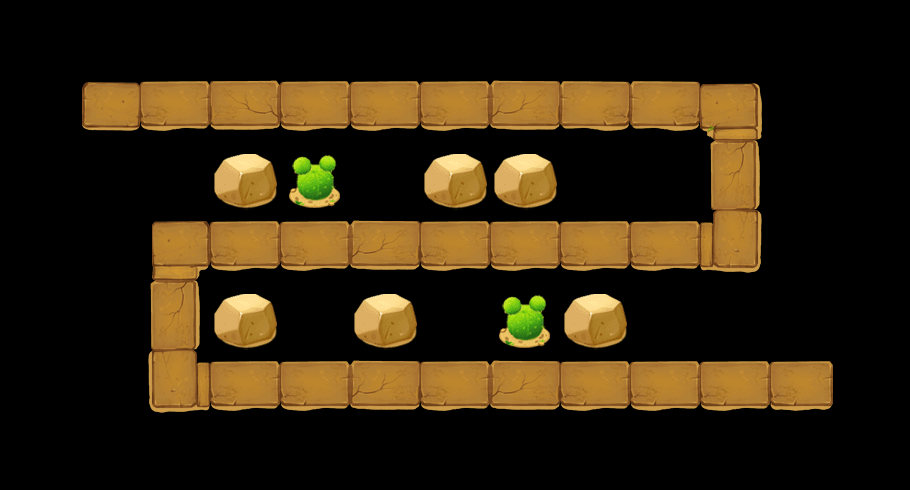

Rendered tile map (Tiled .tmx) drawn with the repository's tilesets; below, a short description and the map source with its tile grids summarised:
An orthogonal 13x7 tile map with 70x70 px tiles, 2 tile layers (content, things) and 9 objects (way1_0, way1_1, way1_2, way1_3, way1_4, ...).

<map version="1.0" orientation="orthogonal" renderorder="right-down" width="13" height="7" tilewidth="70" tileheight="70" nextobjectid="11">
 <tileset firstgid="1" name="theme3Tiles" tilewidth="70" tileheight="70" spacing="2" margin="2">
  <image source="theme1Tiles.png" width="512" height="512" />
  <tile id="4">
   <properties>
    <property name="thingIdx" value="303" />
   </properties>
  </tile>
  <tile id="6">
   <properties>
    <property name="thingIdx" value="107" />
   </properties>
  </tile>
  <tile id="7">
   <properties>
    <property name="thingIdx" value="401" />
   </properties>
  </tile>
  <tile id="9">
   <properties>
    <property name="thingIdx" value="206" />
   </properties>
  </tile>
  <tile id="10">
   <properties>
    <property name="thingIdx" value="207" />
   </properties>
  </tile>
  <tile id="11">
   <properties>
    <property name="thingIdx" value="304" />
   </properties>
  </tile>
  <tile id="13">
   <properties>
    <property name="thingIdx" value="112" />
   </properties>
  </tile>
  <tile id="14">
   <properties>
    <property name="thingIdx" value="109" />
   </properties>
  </tile>
  <tile id="15">
   <properties>
    <property name="thingIdx" value="108" />
   </properties>
  </tile>
  <tile id="19">
   <properties>
    <property name="thingIdx" value="111" />
   </properties>
  </tile>
  <tile id="20">
   <properties>
    <property name="thingIdx" value="110" />
   </properties>
  </tile>
  <tile id="21">
   <properties>
    <property name="blank" value="1" />
   </properties>
  </tile>
  <tile id="22">
   <properties>
    <property name="way" value="1" />
   </properties>
  </tile>
  <tile id="23">
   <properties>
    <property name="way" value="1" />
   </properties>
  </tile>
  <tile id="24">
   <properties>
    <property name="way" value="1" />
   </properties>
  </tile>
  <tile id="25">
   <properties>
    <property name="way" value="1" />
   </properties>
  </tile>
  <tile id="26">
   <properties>
    <property name="way" value="1" />
   </properties>
  </tile>
  <tile id="27">
   <properties>
    <property name="way" value="1" />
   </properties>
  </tile>
  <tile id="28">
   <properties>
    <property name="way" value="1" />
   </properties>
  </tile>
  <tile id="29">
   <properties>
    <property name="way" value="1" />
   </properties>
  </tile>
  <tile id="30">
   <properties>
    <property name="way" value="1" />
   </properties>
  </tile>
  <tile id="31">
   <properties>
    <property name="way" value="1" />
   </properties>
  </tile>
  <tile id="32">
   <properties>
    <property name="way" value="1" />
   </properties>
  </tile>
  <tile id="33">
   <properties>
    <property name="way" value="1" />
   </properties>
  </tile>
  <tile id="34">
   <properties>
    <property name="way" value="1" />
   </properties>
  </tile>
  <tile id="35">
   <properties>
    <property name="way" value="1" />
   </properties>
  </tile>
  <tile id="36">
   <properties>
    <property name="way" value="1" />
   </properties>
  </tile>
  <tile id="37">
   <properties>
    <property name="way" value="1" />
   </properties>
  </tile>
 </tileset>
 <layer name="content" width="13" height="7">
  <data>[91 cells, 31 non-empty, 7 distinct tile ids]</data>
 </layer>
 <layer name="things" width="13" height="7">
  <data>[91 cells, 8 non-empty, 2 distinct tile ids]</data>
 </layer>
 <objectgroup name="objs">
  <object id="1" name="way1_0" x="91" y="89" width="23" height="29" />
  <object id="2" name="way1_1" x="729" y="101" width="20" height="17" />
  <object id="3" name="way1_2" x="735" y="245" />
  <object id="4" name="way1_3" x="175" y="246" />
  <object id="5" name="way1_4" x="176" y="384" />
  <object id="6" name="way1_5" x="810" y="385" />
  <object id="7" name="hero" x="596" y="100" />
  <object id="8" name="preTower" x="381" y="11" width="33" height="26">
   <properties>
    <property name="level" value="1" />
    <property name="towerIdx" value="1" />
   </properties>
  </object>
  <object id="10" name="openTower" x="509" y="303" width="33" height="26">
   <properties>
    <property name="level" value="1" />
    <property name="towerIdx" value="1" />
   </properties>
  </object>
 </objectgroup>
</map>
